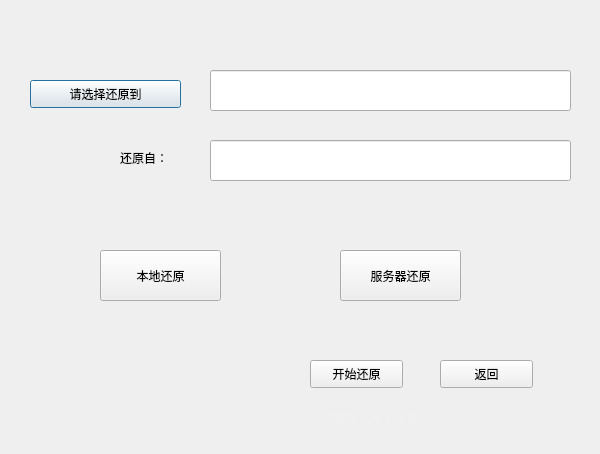
<?xml version="1.0" encoding="UTF-8"?>
<ui version="4.0">
 <class>Dialog_restore</class>
 <widget class="QDialog" name="Dialog_restore">
  <property name="geometry">
   <rect>
    <x>0</x>
    <y>0</y>
    <width>600</width>
    <height>454</height>
   </rect>
  </property>
  <property name="windowTitle">
   <string>还原</string>
  </property>
  <widget class="QPushButton" name="pushButton">
   <property name="geometry">
    <rect>
     <x>30</x>
     <y>80</y>
     <width>151</width>
     <height>28</height>
    </rect>
   </property>
   <property name="text">
    <string>请选择还原到</string>
   </property>
  </widget>
  <widget class="QLineEdit" name="backReFrom">
   <property name="geometry">
    <rect>
     <x>210</x>
     <y>140</y>
     <width>361</width>
     <height>41</height>
    </rect>
   </property>
  </widget>
  <widget class="QPushButton" name="pushButton_2">
   <property name="geometry">
    <rect>
     <x>100</x>
     <y>250</y>
     <width>121</width>
     <height>51</height>
    </rect>
   </property>
   <property name="text">
    <string>本地还原</string>
   </property>
  </widget>
  <widget class="QPushButton" name="pushButton_3">
   <property name="geometry">
    <rect>
     <x>340</x>
     <y>250</y>
     <width>121</width>
     <height>51</height>
    </rect>
   </property>
   <property name="text">
    <string>服务器还原</string>
   </property>
  </widget>
  <widget class="QPushButton" name="pushButton_4">
   <property name="geometry">
    <rect>
     <x>440</x>
     <y>360</y>
     <width>93</width>
     <height>28</height>
    </rect>
   </property>
   <property name="text">
    <string>返回</string>
   </property>
  </widget>
  <widget class="QLabel" name="label">
   <property name="geometry">
    <rect>
     <x>120</x>
     <y>150</y>
     <width>72</width>
     <height>15</height>
    </rect>
   </property>
   <property name="text">
    <string>还原自：</string>
   </property>
  </widget>
  <widget class="QLineEdit" name="backReTo">
   <property name="geometry">
    <rect>
     <x>210</x>
     <y>70</y>
     <width>361</width>
     <height>41</height>
    </rect>
   </property>
  </widget>
  <widget class="QPushButton" name="pushButton_5">
   <property name="geometry">
    <rect>
     <x>310</x>
     <y>360</y>
     <width>93</width>
     <height>28</height>
    </rect>
   </property>
   <property name="text">
    <string>开始还原</string>
   </property>
  </widget>
  <widget class="QLabel" name="label_2">
   <property name="geometry">
    <rect>
     <x>310</x>
     <y>410</y>
     <width>201</width>
     <height>16</height>
    </rect>
   </property>
   <property name="font">
    <font>
     <italic>true</italic>
     <underline>true</underline>
    </font>
   </property>
   <property name="styleSheet">
    <string notr="true">color: rgb(240, 240, 240);</string>
   </property>
   <property name="text">
    <string>文件路径选择不完整！</string>
   </property>
  </widget>
 </widget>
 <resources/>
 <connections/>
</ui>
